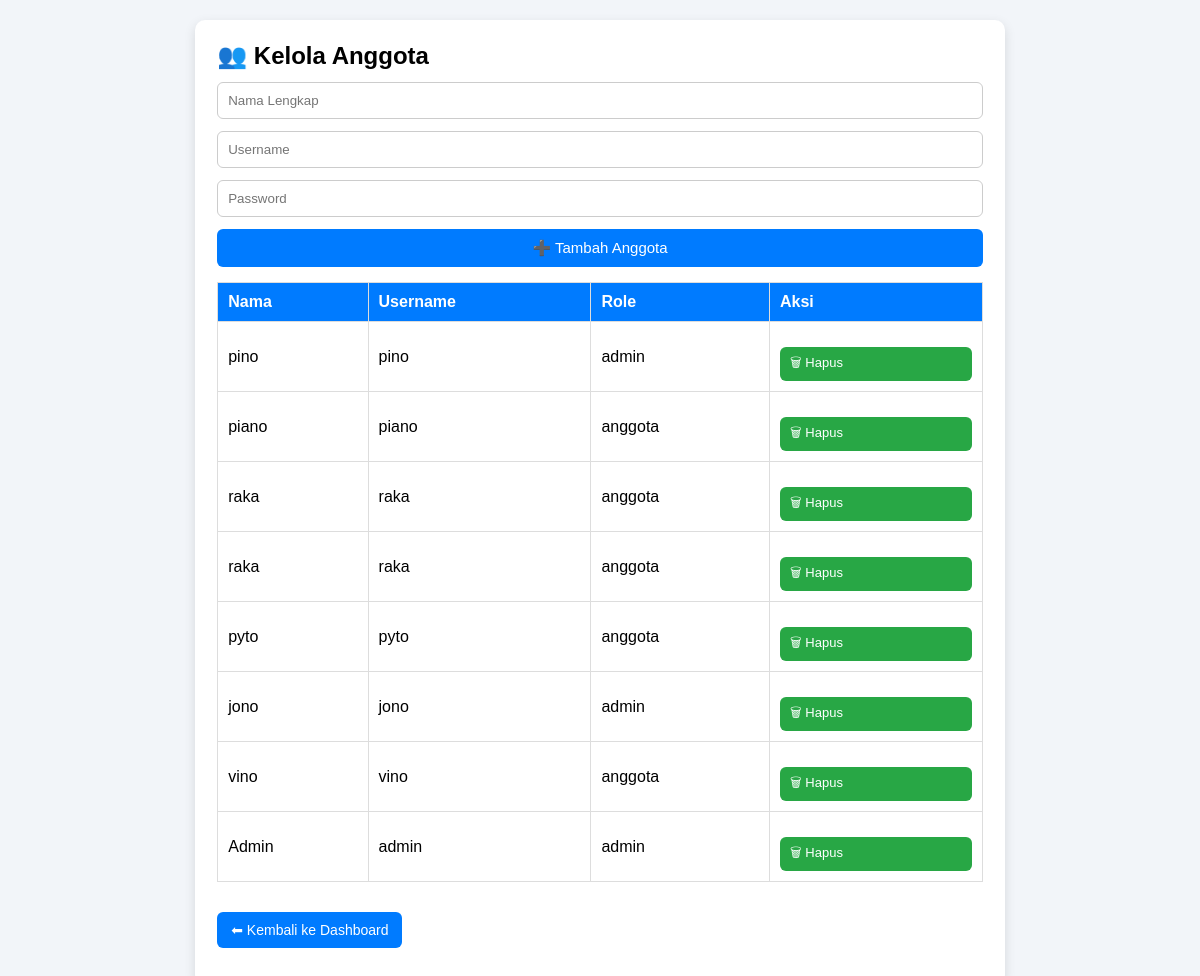
Screenshot of /perpustakaan/admin/anggota.php (signed in) with the database file from the repository.
### tables this page shows
CREATE TABLE `users` (
  `id` int NOT NULL,
  `nama` varchar(100) DEFAULT NULL,
  `username` varchar(50) DEFAULT NULL,
  `password` varchar(255) DEFAULT NULL,
  `role` enum('admin','anggota') DEFAULT NULL
);

### perpustakaan/admin/anggota.php (the view, shortened to what this page needs)
<?php
include "../config/koneksi.php";
?>
<!DOCTYPE html>
<html>
<head>
<link rel="stylesheet" href="../assets/style.css">
</head>
<body>
<div class="container">
    <div class="dashboard-card">
        <h2>👥 Kelola Anggota</h2>
        <form method="POST">
            <input name="nama" placeholder="Nama Lengkap" required>
            <input name="username" placeholder="Username" required>
            <input name="password" type="password" placeholder="Password" required>
            <button name="simpan">➕ Tambah Anggota</button>
        </form>
        <table>
            <tr>
                <th>Nama</th>
                <th>Username</th>
                <th>Role</th>
                <th>Aksi</th>
            </tr>
            <?php
            $data = mysqli_query($conn, "SELECT * FROM users ORDER BY id DESC");
            while ($u = mysqli_fetch_assoc($data)) {
                echo "<tr>
                <td>$u[nama]</td>
                <td>$u[username]</td>
                <td>$u[role]</td>
                <td>
                    <a href='hapus_anggota.php?id=$u[id]' onclick=\"return confirm('Hapus anggota ini?')\">🗑 Hapus</a>
                </td>
                </tr>";
            }
            ?>
        </table>
        <div class="nav" style="margin-top:15px;">
            <a href="dashboard.php">⬅ Kembali ke Dashboard</a>
        </div>
    </div>
</div>
</body>
</html>

### perpustakaan/assets/style.css (style rules this page uses)
* { margin: 0; padding: 0; box-sizing: border-box; font-family: Arial, sans-serif; }
body { background: #3bb3d1; height: 100vh; display: flex; justify-content: center; align-items: center; }
form input, form select { width: 100%; padding: 10px; margin-bottom: 12px; border: 1px solid #ccc; border-radius: 6px; outline: none; }
button { width: 100%; padding: 10px; background: #007bff; border: none; border-radius: 6px; color: white; font-size: 15px; cursor: pointer; }
a { display: block; margin-top: 15px; text-decoration: none; color: #007bff; }
body { background: #f2f5f9; min-height: 100vh; padding: 20px; }
.container { max-width: 950px; margin: auto; }
.dashboard-card { background: #fff; padding: 22px; border-radius: 10px; box-shadow: 0px 4px 12px rgba(0,0,0,0.12); }
h2 { margin-bottom: 10px; }
.nav { margin: 15px 0; display: flex; gap: 10px; flex-wrap: wrap; }
.nav a { text-decoration: none; background: #007bff; color: white; padding: 9px 14px; border-radius: 6px; font-size: 14px; }
table { width: 100%; border-collapse: collapse; margin-top: 15px; }
table th, table td { border: 1px solid #ddd; padding: 10px; text-align: left; }
table th { background: #007bff; color: white; }
table a { text-decoration: none; background: #28a745; color: white; padding: 6px 10px; border-radius: 6px; font-size: 13px; }
.dashboard-card { background: white; padding: 22px; border-radius: 10px; box-shadow: 0px 4px 12px rgba(0,0,0,0.12); }
h2 { margin-bottom: 12px; }
.nav { margin-top: 15px; display: flex; flex-wrap: wrap; gap: 10px; }
.nav a { text-decoration: none; background: #007bff; color: white; padding: 10px 14px; border-radius: 6px; font-size: 14px; transition: 0.2s; }

### rows the page displays
users: nama "pino", username "pino", role "admin"
users: nama "piano", username "piano", role "anggota"
users: nama "raka", username "raka", role "anggota"
users: nama "raka", username "raka", role "anggota"
users: nama "pyto", username "pyto", role "anggota"
users: nama "jono", username "jono", role "admin"
users: nama "vino", username "vino", role "anggota"
users: nama "Admin", username "admin", role "admin"
